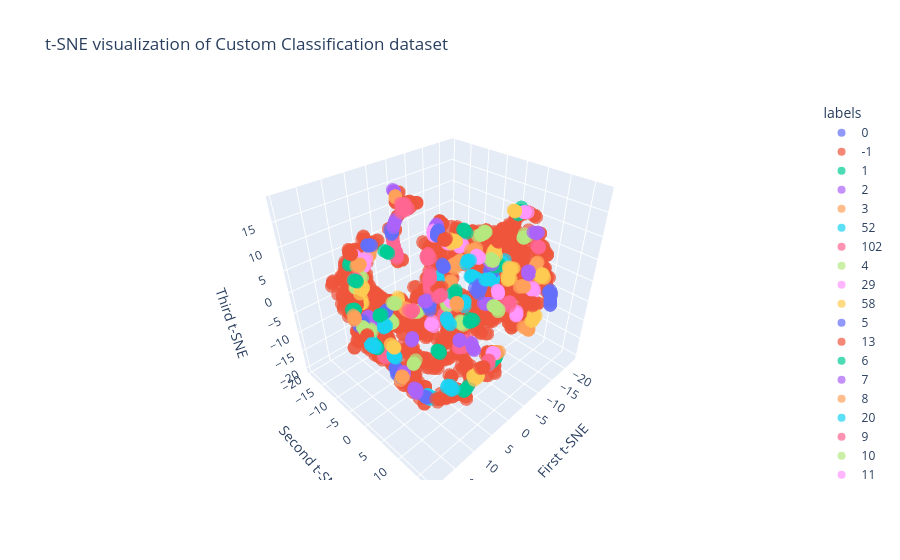

Notebook source saved alongside this figure:
### Code cell
dbscan_model = DBSCAN(eps=0.7, min_samples=5)
dbscan_model.fit(data3D_tsne)

labels = dbscan_model.labels_

fig = px.scatter_3d(
    x=data3D_tsne[:, 0],
    y=data3D_tsne[:, 1],
    z=data3D_tsne[:, 2],
    color=labels.astype(str),
    title="t-SNE visualization of Custom Classification dataset",
    labels={"color": "labels"},
    opacity=0.7
)

fig.update_layout(
    scene=dict(
        xaxis_title="First t-SNE",
        yaxis_title="Second t-SNE",
        zaxis_title="Third t-SNE"
    )
)

fig.show()
